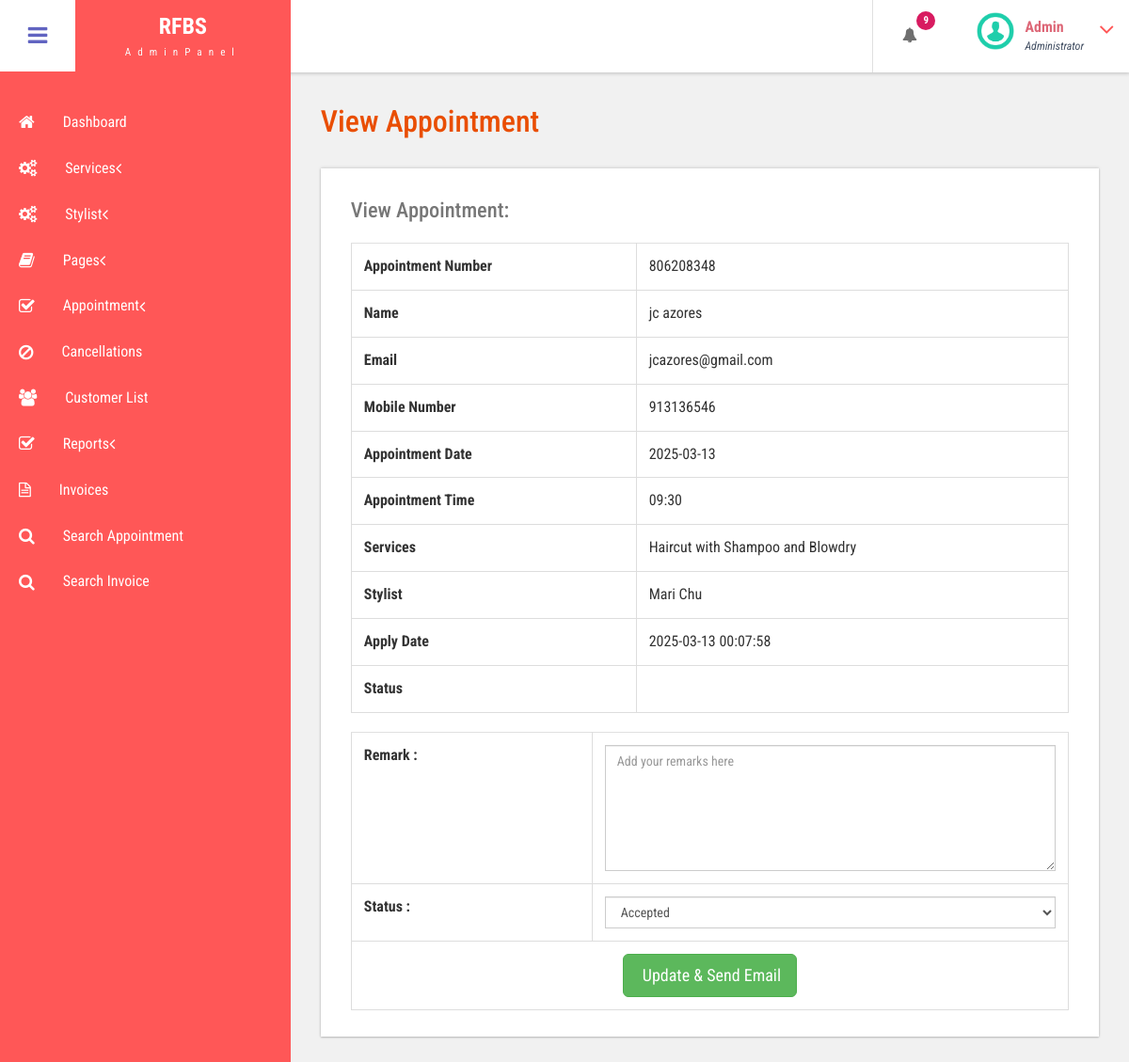
/bpms/admin/view-appointment.php?viewid=1 (signed in), run on an earlier commit of the app's database.
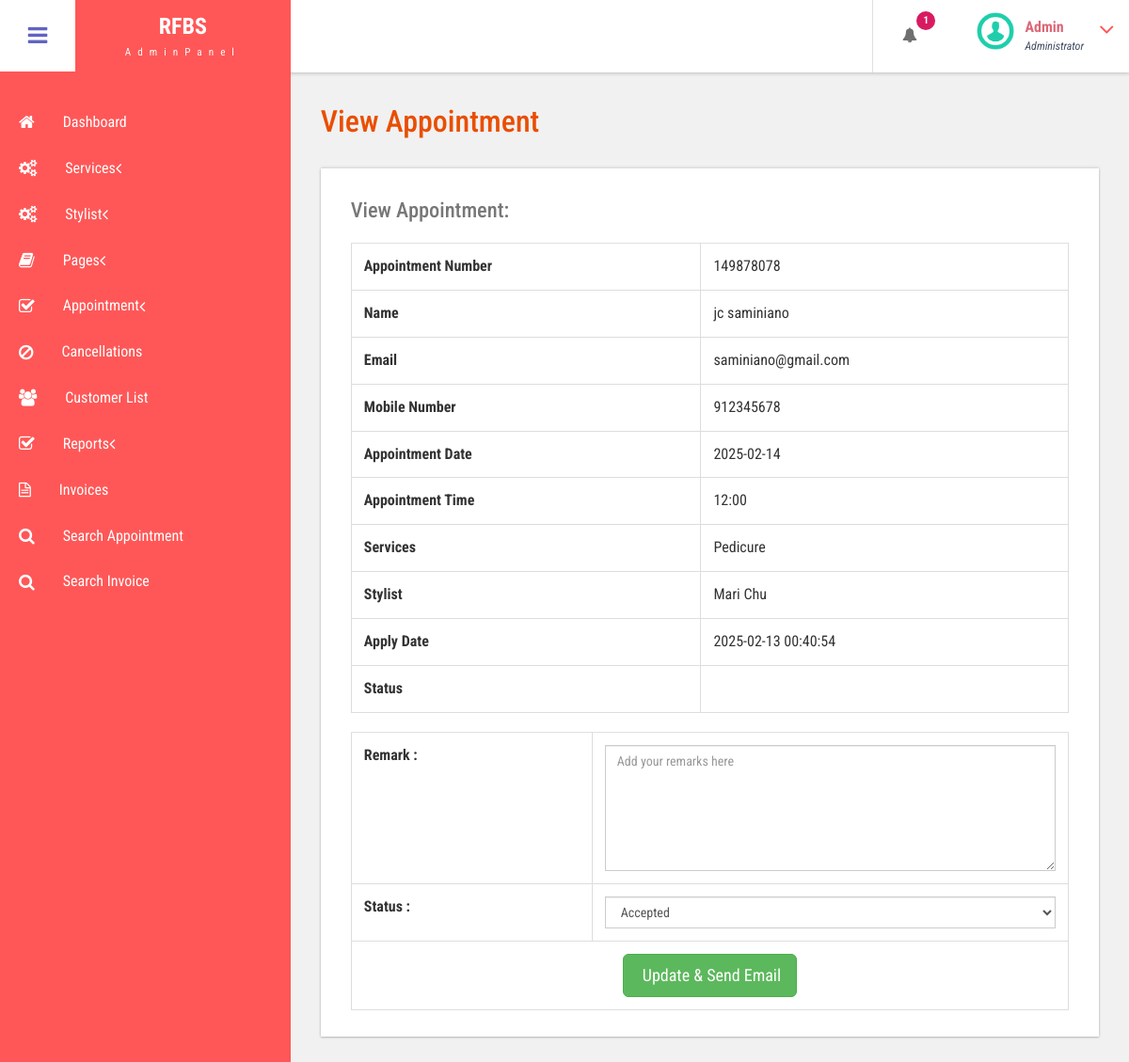
And on a later commit of the database.
### tables this page shows
CREATE TABLE `tblappointment` (
  `ID` int(10) NOT NULL,
  `AptNumber` varchar(80) DEFAULT NULL,
  `Name` varchar(120) DEFAULT NULL,
  `Email` varchar(120) DEFAULT NULL,
  `PhoneNumber` bigint(11) DEFAULT NULL,
  `AptDate` varchar(120) DEFAULT NULL,
  `AptTime` varchar(120) DEFAULT NULL,
  `Services` varchar(120) DEFAULT NULL,
  `ApplyDate` timestamp NULL DEFAULT current_timestamp(),
  `Remark` varchar(250) NOT NULL,
  `Status` varchar(50) NOT NULL,
  `RemarkDate` timestamp NULL DEFAULT current_timestamp() ON UPDATE current_timestamp(),
  `Stylist` varchar(250) NOT NULL
);

### bpms/admin/view-appointment.php (the view, shortened to what this page needs)
<?php
include('includes/dbconnection.php');
?>
<!DOCTYPE HTML>
<html>
<head>
<link href="css/bootstrap.css" rel='stylesheet' type='text/css' />
<link href="css/style.css" rel='stylesheet' type='text/css' />
<link href="css/font-awesome.css" rel="stylesheet">
<link href="css/animate.css" rel="stylesheet" type="text/css" media="all">
<link href="css/custom.css" rel="stylesheet">
</head>
<body class="cbp-spmenu-push">
	<div class="main-content">
		 <?php include_once('includes/sidebar.php');?>
		 <?php include_once('includes/header.php');?>
		<div id="page-wrapper">
			<div class="main-page">
				<div class="tables">
					<h3 class="title1">View Appointment</h3>
					<div class="table-responsive bs-example widget-shadow">
						<h4>View Appointment:</h4>
						<?php
$cid=$_GET['viewid'];
$ret=mysqli_query($con,"select * from tblappointment where ID='$cid'");
while ($row=mysqli_fetch_array($ret)) {
?>
						<table class="table table-bordered">
							<tr>
    <th>Appointment Number</th>
    <td><?php echo $row['AptNumber'];?></td>
  </tr>
  <tr>
<th>Name</th>
    <td><?php echo $row['Name'];?></td>
  </tr>
<tr>
    <th>Email</th>
    <td><?php echo $row['Email'];?></td>
  </tr>
   <tr>
    <th>Mobile Number</th>
    <td><?php echo $row['PhoneNumber'];?></td>
  </tr>
   <tr>
    <th>Appointment Date</th>
    <td><?php echo $row['AptDate'];?></td>
  </tr>
<tr>
    <th>Appointment Time</th>
    <td><?php echo $row['AptTime'];?></td>
  </tr>
  <tr>
    <th>Services</th>
    <td><?php echo $row['Services'];?></td>
  </tr>
  <tr>
    <th>Stylist</th>
    <td><?php echo $row['Stylist'];?></td>
  </tr>
  <tr>
    <th>Apply Date</th>
    <td><?php echo $row['ApplyDate'];?></td>
  </tr>
<tr>
    <th>Status</th>
    <td> <?php
     ;?></td>
  </tr>
						</table>
						<table class="table table-bordered">
							<?php if($row['Remark']==""){ ?>
                <form name="update_form" method="post">
                  <tr>
                    <th>Remark :</th>
                    <td>
                      <textarea name="remark" placeholder="Add your remarks here" rows="6" cols="14" class="form-control wd-450"></textarea>
                    </td>
                  </tr>
                  <tr>
                    <th>Status :</th>
                    <td>
                      <select name="status" class="form-control wd-450" required="true">
                        <option value="1" selected>Accepted</option>
                      </select>
                    </td>
                  </tr>
                  <tr align="center">
                    <td colspan="2">
                      <button type="submit" name="submit" class="btn btn-success btn-lg">
                        <i class="fa fa-paper-plane"></i> Update & Send Email
                      </button>
                    </td>
                  </tr>
                </form>
						<?php } ?>
						<?php } ?>
					</div>
				</div>
			</div>
		</div>
	</div>
</body>
</html>

### bpms/admin/includes/header.php (shortened to what this page needs)
<div class="sticky-header header-section ">
      <div class="header-left" >
        <button id="showLeftPush" ><i class="fa fa-bars"></i></button>
        <div class="logo" style="background-color: #ff5757;">
          <a href="index.html">
            <h1>RFBS</h1>
            <span>AdminPanel</span>
          </a>
        </div>
      </div>
      <div class="header-right">
        <div class="profile_details_left">
          <ul class="nofitications-dropdown">
            <?php
$ret1=mysqli_query($con,"select ID,Name from  tblappointment where Status=''");
$num=mysqli_num_rows($ret1);
?>
            <li class="dropdown head-dpdn">
              <a href="#" class="dropdown-toggle" data-toggle="dropdown" aria-expanded="false"><i class="fa fa-bell"></i><span class="badge blue"><?php echo $num;?></span></a>
            </li>
          </ul>
          <div class="clearfix"> </div>
        </div>
        <div class="profile_details">
        <?php
$adid=$_SESSION['bpmsaid'];
$ret=mysqli_query($con,"select AdminName from tbladmin where ID='$adid'");
$row=mysqli_fetch_array($ret);
$name=$row['AdminName'];
?>
          <ul>
            <li class="dropdown profile_details_drop">
              <a href="#" class="dropdown-toggle" data-toggle="dropdown" aria-expanded="false">
                <div class="profile_img">
                  <span class="prfil-img"><img src="images/download (1).png" alt="" width="40" height="40"> </span>
                  <div class="user-name">
                    <p><?php echo $name; ?></p>
                    <span>Administrator</span>
                  </div>
                  <i class="fa fa-angle-down lnr"></i>
                  <div class="clearfix"></div>
                </div>
              </a>
            </li>
          </ul>
        </div>
      </div>
      <div class="clearfix"> </div>
    </div>

What changed in the data, as far as the page shows it:
changed tblappointment "Mari Chu": AptNumber "806208348" → "149878078"; Name "jc azores" → "jc saminiano"; Email "jcazores@gmail.com" → "saminiano@gmail.com"; PhoneNumber "913136546" → "912345678"; AptDate "2025-03-13" → "2025-02-14"; AptTime "09:30" → "12:00"; Services "Haircut with Shampoo and Blowdry" → "Pedicure"; ApplyDate "2025-03-13 00:07:58" → "2025-02-13 00:40:54"
Also different on the page:
$num: "9" → "1"
